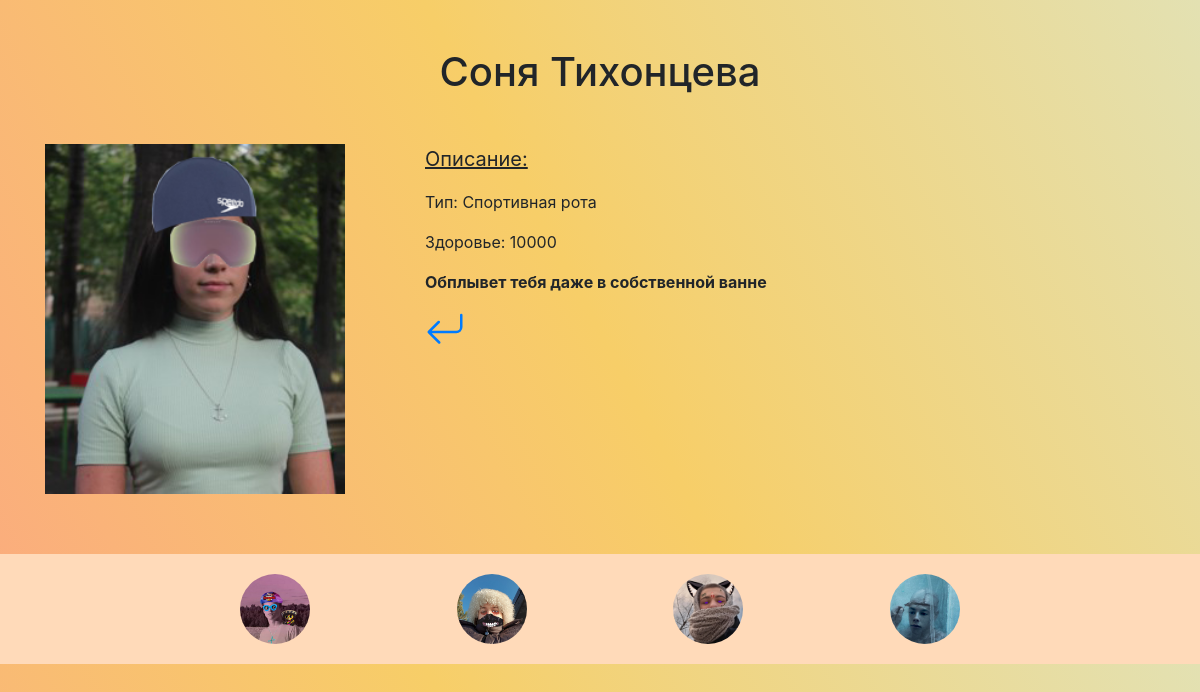
Page /hero/6/ on the committed database.
### main/models.py (models this page shows)
class Anna(models.Model):
    SCHOOL_GIRL_TYPES = [("Босс", "Босс"), ("Спортивная рота", "Спортивная рота"),
                         ("Медицинский отряд", "Медицинский отряд"), ("Наукоград", "Наукоград"),
                         ("Кулинарный колледж", "Кулинарный колледж")]
    name = models.CharField(verbose_name="Имя", max_length=20, default="Аня")
    surname = models.CharField(verbose_name="Фамилияя", max_length=20, default="Зверева")
    photo = models.ImageField(upload_to="girlz_photos", height_field=None, width_field=None, verbose_name="Фото леди",
                              null=True, blank=True)
    xp = models.IntegerField(default=1)
    description = models.TextField("Описание")
    type1 = models.CharField(verbose_name="Тип", max_length=150, choices=SCHOOL_GIRL_TYPES, default="СР")
    def __str__(self):
        return str(self.name + " " + self.surname)

### main/views.py (the view)
# urls.py: path('hero/<int:hero_id>/', current_hero, name='hero_url')
def current_hero(request, hero_id):
    cur_hero = Anna.objects.get(id=hero_id)
    return render(request, "hero_detailed.html", {"hero": cur_hero})

### templates/hero_detailed.html (shortened to what this page needs)
<!DOCTYPE html>
<html lang="en">
<head>
    <link rel="stylesheet" href="https://stackpath.bootstrapcdn.com/bootstrap/4.5.0/css/bootstrap.min.css"
>
</head>
<body  style="background-color: #FBAB7E; background-image: linear-gradient(62deg, #FBAB7E 0%, #F7CE68 50%, #e3e1b2 100%); background-size: cover;">
    <div class="container">
        <h1 align="center" class="mt-5">{{ hero.name }} {{ hero.surname }}</h1>
        <div class="row mt-5">
            <div class="col-4">
                <img src="{{ hero.photo.url }}" alt="{{ hero }}" height="350px" width="300px" style="background-size: cover;">
            </div>
            <div class="col-7">
                <p style="font-size: 20px; text-decoration: underline;">Описание:</p>
                <p>Тип: {{ hero.type1 }}</p>
                <p>Здоровье: {{ hero.xp }}</p>
                <p><b>{{ hero.description }}</b></p>
                <a href="/">
                </a>
            </div>
        </div>
    </div>
<footer>
        <div>
            <a href="https://vk.com/alexxx_1980_tankist_pobeditel_za" class="g" style="background-image: url(/media/girlz_photos/gosha2.png);
    background-size: cover; background-position: center;"></a>
            <a href="https://vk.com/kara_mikha" class="mi" style="background-image: url(/media/girlz_photos/misha.png);
    background-size: cover;"></a>
            <a href="https://vk.com/shysterss" class="ma" style="background-image: url(/media/girlz_photos/max2.png);
    background-size: cover;"></a>
            <a href="https://vk.com/litlikedannyphantom" class="f" style="background-image: url(/media/girlz_photos/me.png);
    background-size: cover; background-position: center;"></a>
        </div>
    </footer>
</body>
</html>

### templates/hero_detailed.html (style rules this page uses)
footer { margin-top: 60px; margin-bottom: 0px; width:100%; background-color: peachpuff; }
footer div { display: flex; justify-content: space-between; width: 60%; padding: 20px 0 20px 0; margin: auto; }
footer div a { height: 70px; width:70px; border-radius: 70%; }

### rows in the picture
Anna: name "Соня", surname "Тихонцева", photo (picture), type1 "Спортивная рота", xp "10000", description "Обплывет тебя даже в собственной ванне"
